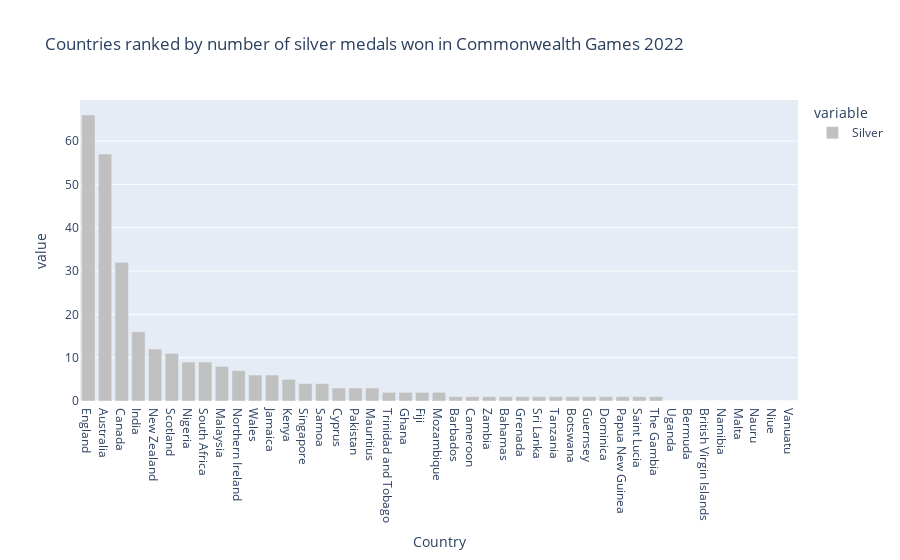

Notebook code for this chart:
### Code cell
fig = px.bar(data_medal_tally_participation, x='Country', y=['Silver'], color_discrete_sequence =['silver'],title='Countries ranked by number of silver medals won in Commonwealth Games 2022')
fig.update_layout(xaxis={'categoryorder':'total descending'})
fig.show()

### Figure 1 — Plotly figure (JSON) as saved in the notebook; plotly's stock layout.template omitted (floating-point values rounded to 4 significant figures)
{"data": [{"alignmentgroup": "True", "hovertemplate": "variable=Silver<br>Country=%{x}<br>value=%{y}<extra></extra>", "legendgroup": "Silver", "marker": {"color": "silver", "pattern": {"shape": ""}}, "name": "Silver", "offsetgroup": "Silver", "orientation": "v", "showlegend": true, "textposition": "auto", "type": "bar", "x": ["Australia", "England", "Canada", "India", "New Zealand", "Scotland", "Nigeria", "Wales", "South Africa", "Malaysia", "Northern Ireland", "Jamaica", "Kenya", "Singapore", "Trinidad and Tobago", "Uganda", "Cyprus", "Pakistan", "Samoa", "Barbados", "Cameroon", "Zambia", "Bahamas", "Grenada", "Bermuda", "British Virgin Islands", "Mauritius", "Ghana", "Fiji", "Mozambique", "Sri Lanka", "Tanzania", "Botswana", "Guernsey", "Dominica", "Papua New Guinea", "Saint Lucia", "The Gambia", "Namibia", "Malta", "Nauru", "Niue", "Vanuatu"], "xaxis": "x", "y": [57, 66, 32, 16, 12, 11, 9, 6, 9, 8, 7, 6, 5, 4, 2, 0, 3, 3, 4, 1, 1, 1, 1, 1, 0, 0, 3, 2, 2, 2, 1, 1, 1, 1, 1, 1, 1, 1, 0, 0, 0, 0, 0], "yaxis": "y"}], "layout": {"barmode": "relative", "legend": {"title": {"text": "variable"}, "tracegroupgap": 0}, "title": {"text": "Countries ranked by number of silver medals won in Commonwealth Games 2022"}, "xaxis": {"anchor": "y", "categoryorder": "total descending", "domain": [0, 1], "title": {"text": "Country"}}, "yaxis": {"anchor": "x", "domain": [0, 1], "title": {"text": "value"}}}}
